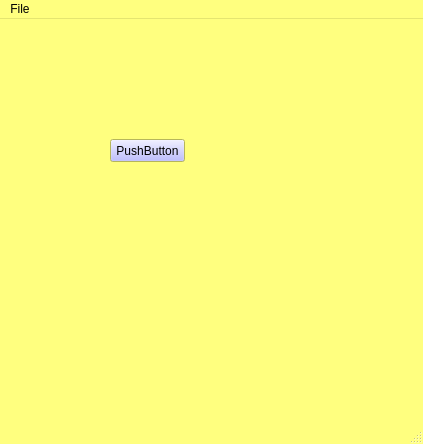
<?xml version="1.0" encoding="UTF-8"?>
<ui version="4.0">
 <class>myMainWindow</class>
 <widget class="QMainWindow" name="myMainWindow">
  <property name="geometry">
   <rect>
    <x>0</x>
    <y>0</y>
    <width>423</width>
    <height>444</height>
   </rect>
  </property>
  <property name="palette">
   <palette>
    <active>
     <colorrole role="WindowText">
      <brush brushstyle="SolidPattern">
       <color alpha="255">
        <red>0</red>
        <green>0</green>
        <blue>0</blue>
       </color>
      </brush>
     </colorrole>
     <colorrole role="Button">
      <brush brushstyle="SolidPattern">
       <color alpha="255">
        <red>170</red>
        <green>170</green>
        <blue>255</blue>
       </color>
      </brush>
     </colorrole>
     <colorrole role="Light">
      <brush brushstyle="SolidPattern">
       <color alpha="255">
        <red>255</red>
        <green>255</green>
        <blue>255</blue>
       </color>
      </brush>
     </colorrole>
     <colorrole role="Midlight">
      <brush brushstyle="SolidPattern">
       <color alpha="255">
        <red>212</red>
        <green>212</green>
        <blue>255</blue>
       </color>
      </brush>
     </colorrole>
     <colorrole role="Dark">
      <brush brushstyle="SolidPattern">
       <color alpha="255">
        <red>85</red>
        <green>85</green>
        <blue>127</blue>
       </color>
      </brush>
     </colorrole>
     <colorrole role="Mid">
      <brush brushstyle="SolidPattern">
       <color alpha="255">
        <red>113</red>
        <green>113</green>
        <blue>170</blue>
       </color>
      </brush>
     </colorrole>
     <colorrole role="Text">
      <brush brushstyle="SolidPattern">
       <color alpha="255">
        <red>0</red>
        <green>0</green>
        <blue>0</blue>
       </color>
      </brush>
     </colorrole>
     <colorrole role="BrightText">
      <brush brushstyle="SolidPattern">
       <color alpha="255">
        <red>255</red>
        <green>255</green>
        <blue>255</blue>
       </color>
      </brush>
     </colorrole>
     <colorrole role="ButtonText">
      <brush brushstyle="SolidPattern">
       <color alpha="255">
        <red>0</red>
        <green>0</green>
        <blue>0</blue>
       </color>
      </brush>
     </colorrole>
     <colorrole role="Base">
      <brush brushstyle="SolidPattern">
       <color alpha="255">
        <red>255</red>
        <green>255</green>
        <blue>255</blue>
       </color>
      </brush>
     </colorrole>
     <colorrole role="Window">
      <brush brushstyle="SolidPattern">
       <color alpha="255">
        <red>255</red>
        <green>255</green>
        <blue>127</blue>
       </color>
      </brush>
     </colorrole>
     <colorrole role="Shadow">
      <brush brushstyle="SolidPattern">
       <color alpha="255">
        <red>0</red>
        <green>0</green>
        <blue>0</blue>
       </color>
      </brush>
     </colorrole>
     <colorrole role="AlternateBase">
      <brush brushstyle="SolidPattern">
       <color alpha="255">
        <red>212</red>
        <green>212</green>
        <blue>255</blue>
       </color>
      </brush>
     </colorrole>
     <colorrole role="ToolTipBase">
      <brush brushstyle="SolidPattern">
       <color alpha="255">
        <red>255</red>
        <green>255</green>
        <blue>220</blue>
       </color>
      </brush>
     </colorrole>
     <colorrole role="ToolTipText">
      <brush brushstyle="SolidPattern">
       <color alpha="255">
        <red>0</red>
        <green>0</green>
        <blue>0</blue>
       </color>
      </brush>
     </colorrole>
    </active>
    <inactive>
     <colorrole role="WindowText">
      <brush brushstyle="SolidPattern">
       <color alpha="255">
        <red>0</red>
        <green>0</green>
        <blue>0</blue>
       </color>
      </brush>
     </colorrole>
     <colorrole role="Button">
      <brush brushstyle="SolidPattern">
       <color alpha="255">
        <red>170</red>
        <green>170</green>
        <blue>255</blue>
       </color>
      </brush>
     </colorrole>
     <colorrole role="Light">
      <brush brushstyle="SolidPattern">
       <color alpha="255">
        <red>255</red>
        <green>255</green>
        <blue>255</blue>
       </color>
      </brush>
     </colorrole>
     <colorrole role="Midlight">
      <brush brushstyle="SolidPattern">
       <color alpha="255">
        <red>212</red>
        <green>212</green>
        <blue>255</blue>
       </color>
      </brush>
     </colorrole>
     <colorrole role="Dark">
      <brush brushstyle="SolidPattern">
       <color alpha="255">
        <red>85</red>
        <green>85</green>
        <blue>127</blue>
       </color>
      </brush>
     </colorrole>
     <colorrole role="Mid">
      <brush brushstyle="SolidPattern">
       <color alpha="255">
        <red>113</red>
        <green>113</green>
        <blue>170</blue>
       </color>
      </brush>
     </colorrole>
     <colorrole role="Text">
      <brush brushstyle="SolidPattern">
       <color alpha="255">
        <red>0</red>
        <green>0</green>
        <blue>0</blue>
       </color>
      </brush>
     </colorrole>
     <colorrole role="BrightText">
      <brush brushstyle="SolidPattern">
       <color alpha="255">
        <red>255</red>
        <green>255</green>
        <blue>255</blue>
       </color>
      </brush>
     </colorrole>
     <colorrole role="ButtonText">
      <brush brushstyle="SolidPattern">
       <color alpha="255">
        <red>0</red>
        <green>0</green>
        <blue>0</blue>
       </color>
      </brush>
     </colorrole>
     <colorrole role="Base">
      <brush brushstyle="SolidPattern">
       <color alpha="255">
        <red>255</red>
        <green>255</green>
        <blue>255</blue>
       </color>
      </brush>
     </colorrole>
     <colorrole role="Window">
      <brush brushstyle="SolidPattern">
       <color alpha="255">
        <red>255</red>
        <green>255</green>
        <blue>127</blue>
       </color>
      </brush>
     </colorrole>
     <colorrole role="Shadow">
      <brush brushstyle="SolidPattern">
       <color alpha="255">
        <red>0</red>
        <green>0</green>
        <blue>0</blue>
       </color>
      </brush>
     </colorrole>
     <colorrole role="AlternateBase">
      <brush brushstyle="SolidPattern">
       <color alpha="255">
        <red>212</red>
        <green>212</green>
        <blue>255</blue>
       </color>
      </brush>
     </colorrole>
     <colorrole role="ToolTipBase">
      <brush brushstyle="SolidPattern">
       <color alpha="255">
        <red>255</red>
        <green>255</green>
        <blue>220</blue>
       </color>
      </brush>
     </colorrole>
     <colorrole role="ToolTipText">
      <brush brushstyle="SolidPattern">
       <color alpha="255">
        <red>0</red>
        <green>0</green>
        <blue>0</blue>
       </color>
      </brush>
     </colorrole>
    </inactive>
    <disabled>
     <colorrole role="WindowText">
      <brush brushstyle="SolidPattern">
       <color alpha="255">
        <red>85</red>
        <green>85</green>
        <blue>127</blue>
       </color>
      </brush>
     </colorrole>
     <colorrole role="Button">
      <brush brushstyle="SolidPattern">
       <color alpha="255">
        <red>170</red>
        <green>170</green>
        <blue>255</blue>
       </color>
      </brush>
     </colorrole>
     <colorrole role="Light">
      <brush brushstyle="SolidPattern">
       <color alpha="255">
        <red>255</red>
        <green>255</green>
        <blue>255</blue>
       </color>
      </brush>
     </colorrole>
     <colorrole role="Midlight">
      <brush brushstyle="SolidPattern">
       <color alpha="255">
        <red>212</red>
        <green>212</green>
        <blue>255</blue>
       </color>
      </brush>
     </colorrole>
     <colorrole role="Dark">
      <brush brushstyle="SolidPattern">
       <color alpha="255">
        <red>85</red>
        <green>85</green>
        <blue>127</blue>
       </color>
      </brush>
     </colorrole>
     <colorrole role="Mid">
      <brush brushstyle="SolidPattern">
       <color alpha="255">
        <red>113</red>
        <green>113</green>
        <blue>170</blue>
       </color>
      </brush>
     </colorrole>
     <colorrole role="Text">
      <brush brushstyle="SolidPattern">
       <color alpha="255">
        <red>85</red>
        <green>85</green>
        <blue>127</blue>
       </color>
      </brush>
     </colorrole>
     <colorrole role="BrightText">
      <brush brushstyle="SolidPattern">
       <color alpha="255">
        <red>255</red>
        <green>255</green>
        <blue>255</blue>
       </color>
      </brush>
     </colorrole>
     <colorrole role="ButtonText">
      <brush brushstyle="SolidPattern">
       <color alpha="255">
        <red>85</red>
        <green>85</green>
        <blue>127</blue>
       </color>
      </brush>
     </colorrole>
     <colorrole role="Base">
      <brush brushstyle="SolidPattern">
       <color alpha="255">
        <red>255</red>
        <green>255</green>
        <blue>127</blue>
       </color>
      </brush>
     </colorrole>
     <colorrole role="Window">
      <brush brushstyle="SolidPattern">
       <color alpha="255">
        <red>255</red>
        <green>255</green>
        <blue>127</blue>
       </color>
      </brush>
     </colorrole>
     <colorrole role="Shadow">
      <brush brushstyle="SolidPattern">
       <color alpha="255">
        <red>0</red>
        <green>0</green>
        <blue>0</blue>
       </color>
      </brush>
     </colorrole>
     <colorrole role="AlternateBase">
      <brush brushstyle="SolidPattern">
       <color alpha="255">
        <red>170</red>
        <green>170</green>
        <blue>255</blue>
       </color>
      </brush>
     </colorrole>
     <colorrole role="ToolTipBase">
      <brush brushstyle="SolidPattern">
       <color alpha="255">
        <red>255</red>
        <green>255</green>
        <blue>220</blue>
       </color>
      </brush>
     </colorrole>
     <colorrole role="ToolTipText">
      <brush brushstyle="SolidPattern">
       <color alpha="255">
        <red>0</red>
        <green>0</green>
        <blue>0</blue>
       </color>
      </brush>
     </colorrole>
    </disabled>
   </palette>
  </property>
  <property name="windowTitle">
   <string>MainWindow</string>
  </property>
  <widget class="QWidget" name="centralwidget">
   <widget class="QPushButton" name="pushButton">
    <property name="geometry">
     <rect>
      <x>110</x>
      <y>120</y>
      <width>75</width>
      <height>23</height>
     </rect>
    </property>
    <property name="text">
     <string>PushButton</string>
    </property>
   </widget>
  </widget>
  <widget class="QMenuBar" name="menubar">
   <property name="geometry">
    <rect>
     <x>0</x>
     <y>0</y>
     <width>423</width>
     <height>21</height>
    </rect>
   </property>
   <widget class="QMenu" name="menuFile">
    <property name="title">
     <string>File</string>
    </property>
    <addaction name="actionSettings"/>
   </widget>
   <addaction name="menuFile"/>
  </widget>
  <widget class="QStatusBar" name="statusbar"/>
  <action name="actionSettings">
   <property name="text">
    <string>Settings</string>
   </property>
  </action>
 </widget>
 <resources/>
 <connections/>
</ui>
